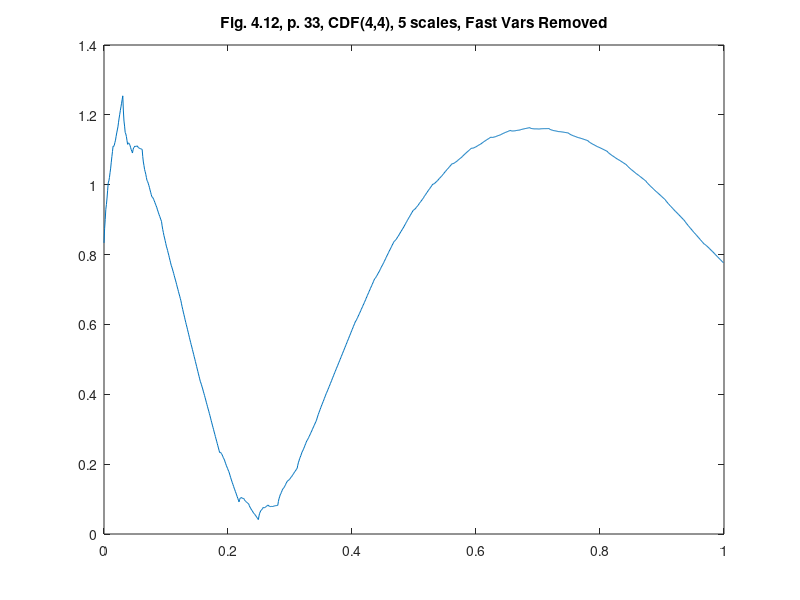

MATLAB code for this plot:
%% ========================================================================
%% Programmatic octave notes on "Ripples in Mathematics" by A. Jensen
%% and A. la Cour-Harbo written with a deep gratitude to the authors for
%% this wonderful text. 
%% 
%% Reconstruction of graphs in Figure 4.12, top, p.33, Ch 04.
%%
%% Author: Vladimir Kulyukin
%% 
%% NB: I have tested this code in Octave 4.
%% =========================================================================
t = (1.0/1024.0)*[0:1023];

y_fig_4_12_p33 = [
0.8334374694168124
0.8746018454451339
0.9000520197714188
0.9297128017534638
0.9436593820334727
0.9618165699692418
0.9841843655607715
1.0054239322312957
1.010949297199784
1.0206852698240323
1.034631850104041
1.0474502014630445
1.0644791604778083
1.080379890571567
1.09515239174432
1.1102272009453338
1.1095878084443116
1.1131590235990496
1.120940846409548
1.127594440299041
1.1384586418442948
1.1481946144685429
1.156802358171786
1.1657124099032892
1.1788330692905538
1.1908254997568126
1.2016897013020662
1.2128562108755803
1.2228944915280895
1.2332350802088594
1.2438779769178898
1.254439870434882
1.2110979812394718
1.1821995670908323
1.1677446279889643
1.1494195714124142
1.1455379898826357
1.1377862908781755
1.126164474399034
1.1155796527718467
1.1194383061914315
1.1194268421363345
1.1155452606065561
1.1127006739287317
1.1059859697762264
1.100308260475675
1.0956675460270786
1.0907489696453454
1.100273868310384
1.105928649500741
1.1077133132164163
1.110534971784046
1.1094865128769946
1.1094750488218974
1.1105005796187546
1.1112482484824753
1.1081257998715153
1.1060403461125092
1.104991887205458
1.1036655663652697
1.1033762403770364
1.1028090524556662
1.1019640026011595
1.1011934056272439
1.0804549230049674
1.0650668192167259
1.0550290942625198
1.0435577396205333
1.0374367638125825
1.0298821583168511
1.0208939231333396
1.0122898278669137
1.009036111434524
1.0043487653143537
0.9982277895064031
0.9924909536155382
0.9853204880368931
0.9785341623753336
0.9721319766308609
0.9656268609058238
0.9644721240148229
0.961883757436041
0.9578617611694794
0.9542239048200033
0.9491524187827469
0.9444650726625763
0.940161866459492
0.9357557302758436
0.9299159644044155
0.9244603384500729
0.9193888524128168
0.9142144363949963
0.9094241602942624
0.9045309542129646
0.8995348181511027
0.8945662620944099
0.8821806799729599
0.8717824839958017
0.8633716741629365
0.8544283458176586
0.8474724036166739
0.8399839429032767
0.8319629636774678
0.8240846723570141
0.818193767180853
0.8117703434922797
0.8048144012912946
0.7980011469956648
0.7906553741876234
0.7834522892849374
0.7763918922876063
0.7692932621812657
0.7641820182192179
0.7585382557447579
0.7523619747578858
0.746328381676369
0.7397622700824407
0.7333388463938675
0.7270581106106497
0.720739141718422
0.713887654313783
0.7071788548144989
0.7006127432205705
0.6940083985176322
0.6875467417200495
0.6810468518134569
0.6745087287978548
0.6679808503129357
0.6590536341444864
0.6507693185707084
0.643127903591602
0.6353142239173396
0.6281434448377492
0.6208004010630029
0.6132850925931009
0.6058159423091501
0.5989896926198712
0.5919911782354363
0.5848203991558458
0.5776957782622066
0.5703988926734118
0.5631481652705683
0.5559435960536762
0.5487266587881341
0.5421526221172641
0.5354063207512381
0.5284877546900564
0.5216153468148258
0.5145706742444398
0.5075721598600049
0.5006198036615216
0.4936550794143883
0.48651809047209954
0.479427259715762
0.47238258714537584
0.4653255465263398
0.4583146640932554
0.45129141361152103
0.444255795081137
0.43722349055940046
0.43248940333009867
0.4271395106332576
0.42117381246887753
0.41537311888221917
0.40895661982802184
0.40270512535154623
0.3966186354527924
0.39048793271069043
0.38374142450104964
0.3771599208691304
0.3707434218149331
0.36428270991738765
0.3579870025975642
0.3516470824343926
0.34526294942787306
0.33889066321702355
0.3319025715386353
0.3250794844379686
0.31842140191502366
0.3117191065487307
0.3051818157601596
0.29860031212824045
0.29197459565297335
0.28536072597337636
0.27891186087150127
0.27241878292627814
0.265881492137707
0.259356048144806
0.25278639130855707
0.24622858126797825
0.23968261802306962
0.23313348043882826
0.23409327076547037
0.23304104992236763
0.2299768179095203
0.22745170266476836
0.22291457625027178
0.21891656660387063
0.215457673725565
0.21185432494462209
0.20623896499393451
0.2011627218113424
0.19662559539684574
0.19194401307971182
0.18780154753067346
0.18351462607899777
0.17908324872468484
0.17469057821282546
0.1682858965312215
0.16242033161771294
0.15709388347229986
0.15162297942424952
0.14669119214429469
0.14161494896170254
0.1363942498764732
0.13121225763369734
0.12656938215901706
0.12178205078169946
0.11685026350174463
0.11195718306424332
0.10691964672410478
0.10192081722641977
0.09696069457118836
0.09199020044877991
0.09891657748213448
0.10265519749684526
0.10320606049291212
0.10461108040779127
0.10282834330402668
0.10189976311907434
0.10182533985293421
0.10152204593018888
0.09803099498879977
0.09539410096622289
0.09361136386245827
0.09159975610208845
0.0904423052605309
0.08905598376236815
0.08744079160760015
0.0858869251604407
0.08114530169463754
0.07725783514764659
0.07422452551946787
0.07096234523468394
0.0685543218687123
0.06591742784613544
0.06305166316695338
0.06024722419537984
0.05829694214261859
0.05611778943325211
0.05370976606728045
0.05136306840891731
0.048787500093949
0.04627325748658922
0.04382034058683798
0.04135099151325775
0.05201667724387391
0.05916284100615088
0.06278948280008889
0.06735917766318686
0.06840935055794578
0.07040257652186471
0.07333885555494371
0.07602244427972157
0.07518651103616038
0.0752936308617592
0.0763438037565181
0.07714128634297585
0.07888182199859367
0.08036966734591036
0.08160482238492592
0.08290768558798592
0.08069102682270685
0.07941742112658784
0.07908686849962887
0.07850362556436874
0.07886343569826873
0.07897055552386754
0.07882498504116525
0.07874712272250739
0.07961231347300964
0.08022481391521072
0.08058462404911068
0.08101214234705509
0.08118697033669839
0.0814295064903861
0.08173975080811832
0.08203185277797381
0.0929290626724718
0.10098464246291683
0.10619859214930917
0.11217395432727034
0.11530768640117871
0.11920283096665593
0.12385938802370214
0.12831192521852544
0.129922832309296
0.13229515189163538
0.13542888396554373
0.13835859617722918
0.1420497208804836
0.1455368257215151
0.14881991070032377
0.15215766263645492
0.15265378446853337
0.1539113187921807
0.15593026560739692
0.15774519256039024
0.16032153200495258
0.162693851587292
0.16486215130740856
0.1670851179848476
0.17006949715385564
0.17284985646064074
0.17542619590520303
0.1780572023070878
0.18048418884674974
0.18296584234373417
0.18550216279804116
0.18802383528528088
0.1968130471830748
0.2039228769572805
0.20935332460789793
0.21523376134231412
0.21943481595314207
0.22408585964776867
0.22918689242619408
0.23416735099301275
0.23746842743624336
0.24121949296327258
0.2454205475741006
0.2495010279733218
0.25403149745634185
0.25844139272775507
0.26273071378756174
0.2670523426099963
0.2696945893088429
0.27278682509148805
0.27632904995793195
0.2797507006127691
0.28362234035140504
0.28737340587843424
0.2910038971938568
0.2946666962719072
0.2987794844337567
0.3027716983839993
0.30664333812263517
0.31054728562389905
0.3143306589135564
0.31814633996584163
0.32199432878075485
0.3258336607567626
0.3320482254859526
0.3376263485170914
0.342568029850179
0.34768024522228885
0.3521560188963479
0.356802326609429
0.36161916836153246
0.36639031565559776
0.37052502125161224
0.3748302608866489
0.3793060345607078
0.3837361137767286
0.3883367270317718
0.3928916458287769
0.39740087016774395
0.4019223382998408
0.4058073647338869
0.40986292520695505
0.41408901971904555
0.41826941977309795
0.42262035386617275
0.4269255935012093
0.4311851386782079
0.4354569276483362
0.43989925065748714
0.4442958792085999
0.44864681330167466
0.45300999118787916
0.4573274746160456
0.461657201837342
0.46599917285176823
0.47033786315171294
0.4744859355173585
0.47868508380456243
0.4829353080133246
0.4871718464701526
0.4914594608485391
0.4957333894749911
0.4999936323495091
0.5042575423102055
0.5085725281924605
0.512873828322781
0.5171614427011675
0.5214527241657325
0.5257303198783632
0.5300115826771724
0.5342965125621604
0.5385804598543681
0.5429154830681344
0.5472368205299664
0.5515444722398641
0.5558557910359404
0.5601534240800825
0.564454724210403
0.5687596914269022
0.5730636760506211
0.5773539749224063
0.5816479408803696
0.5859455739245119
0.5902422243758737
0.5945425419134142
0.5988418768581745
0.6031402292101546
0.6074388448470767
0.6101587865136384
0.6133017325956702
0.6168676830931721
0.6203202898991538
0.6241959011206059
0.6279581686505377
0.6316070924889498
0.6352863866779715
0.6393886852824637
0.6433776401954358
0.6472532514168878
0.6511592329889496
0.6549518708694916
0.6587748791006434
0.6626282576824052
0.666473498553247
0.6707417438395595
0.6748966454343518
0.678938203337624
0.683010131591506
0.6869687161538682
0.69095767106684
0.694976996330422
0.698988183883084
0.7028860277442264
0.7068142419559784
0.7107728265183406
0.7147232733697827
0.7187040905718349
0.7226767700629672
0.7266413118431798
0.7306080341164614
0.7323688903483143
0.7347208066045794
0.7376637828852561
0.7404483851097133
0.7438240473585833
0.7470413355512333
0.7501002496876639
0.7532016000245602
0.7568940103858692
0.7604280466909583
0.7638037089398281
0.7672218073891637
0.7704815317822798
0.7737836923758619
0.7771282891699101
0.7804615152183133
0.7843858012911293
0.7881517133077255
0.7917592512681023
0.7954092254289448
0.798900825533568
0.8024348618386571
0.8060113343442123
0.8095764361041228
0.812983163807814
0.816432327711971
0.8199239278165942
0.8234041571755725
0.8269268227350169
0.8304381175488165
0.8339380416169716
0.8374410124672392
0.8385329536404501
0.8402709282685557
0.8426549363515561
0.8448658402920339
0.847722777687407
0.850406610940257
0.8529173400505848
0.8554744522761077
0.858677597956526
0.8617076394944213
0.8645645768897943
0.8674678974003625
0.8701981137684083
0.8729747132516493
0.8757976958500855
0.8786082501302627
0.8820648378653355
0.8853483214578856
0.888458700907913
0.8916154634731354
0.8945991218958356
0.8976291634337309
0.9007055880868218
0.9037695844216533
0.9066604766139628
0.9095977519214673
0.9125814103441675
0.9155526404486083
0.918570253668245
0.921575438569622
0.9245681951527405
0.9275642818936993
0.9281567422824855
0.9293932524112425
0.9312738122799702
0.9329817995409869
0.9353338365419754
0.9375133009352528
0.9395201927208194
0.9415733251972577
0.9442705074136674
0.9467951170223661
0.9491471540233541
0.9515454317152136
0.9537711367993631
0.9560430825743841
0.9583612690402767
0.9606670653503928
0.9636169114004806
0.9663941848428572
0.968998885677523
0.9716498272030607
0.9741281961208876
0.9766528057295862
0.979223656029157
0.9817821161729507
0.9841680037090345
0.9866001319359895
0.9890785008538165
0.9915444796158669
0.9940566990687891
0.9965565283659344
0.9990439675073035
1.0015347265809067
1.0017264131107397
1.0025341342720167
1.0039578900647372
1.0052165798754524
1.0070913043176122
1.0088009627777665
1.0103455552559162
1.0119343770306415
1.0141392334368113
1.016179023860976
1.0180537483031353
1.0199727020418707
1.0217265897986016
1.0235247068519082
1.025367053201791
1.027197548347374
1.0296440781244018
1.0319255419194244
1.0340419397324419
1.036202566842035
1.0381981279696237
1.040237918393788
1.0423219381145286
1.0443941066309694
1.046301209165406
1.0482525409964185
1.0502481021240069
1.0522318120472958
1.0542597512671612
1.0562758392827272
1.0582800760939937
1.0602874884258813
1.0601376766634982
1.060565891355068
1.0615721325005907
1.0624234919245723
1.0638528778025076
1.0651273819589018
1.0662470043937557
1.0674081272608185
1.0691472765818346
1.0707315441813101
1.072160930059245
1.0736318163693888
1.0749478209579926
1.0763053259788051
1.077704331431827
1.0790922168775525
1.0810581287772316
1.0828691589553696
1.0845253074119676
1.0862229563007741
1.087765723468041
1.0893499910675162
1.0909757590992006
1.092590407123589
1.0940501734264372
1.095551440161494
1.0970942073287604
1.0986258544887304
1.10019900208091
1.1017610296657936
1.1033119372433808
1.1048658244179426
1.1044120040411483
1.1044961472813772
1.1051182541386306
1.1055962140791447
1.106612137636683
1.1074839142774824
1.1082115440015428
1.1089777977755346
1.110282015166551
1.1114420856408278
1.112458009198366
1.1135125568058355
1.1144229574965667
1.1153719822372292
1.1163596310278232
1.1173369305354295
1.1188521936600606
1.1202233098679524
1.1214502791591052
1.1227158725001893
1.1238373189245352
1.124997389398812
1.1261960839230207
1.1273844291642412
1.128428627488724
1.129511449863138
1.1306328962874836
1.1317439934288416
1.1328937146201312
1.1340330865284327
1.1351621091537472
1.1362939048610796
1.1355614035234214
1.13532843907342
1.1355950115110758
1.1357277334430942
1.13635999226277
1.1368584005768083
1.1372229583852096
1.1376233813285026
1.1385233411594533
1.1392894504847664
1.1399217093044423
1.1405898332590096
1.1411241067079405
1.1416942452917627
1.1423002490104772
1.1428966426952607
1.143992573267702
1.1449546533345059
1.1457828828956722
1.1466469775917303
1.1473772217821516
1.1481433311074647
1.1489453055676697
1.149737669993944
1.150396183914581
1.15109056297011
1.1518208071605311
1.152541441317021
1.1532979406084038
1.1540448298658552
1.1547821090893762
1.1555219633137275
1.1545292091460937
1.1540007059978914
1.1539364538691212
1.1537478060546085
1.1540234092595285
1.154174616778706
1.1542014286121414
1.154261572169113
1.1547859667455174
1.1551859656361794
1.155461568841099
1.155770503769555
1.1559550430122691
1.1561729139785195
1.1564241166683067
1.1566663881496895
1.1573729106505053
1.1579550374655785
1.1584127685949095
1.1589038314477764
1.1592704986149023
1.159670497505564
1.1601038281197624
1.1605282275255566
1.160828231245609
1.161161566689198
1.161528233856323
1.161885969815044
1.1622770374973024
1.1626591739711563
1.1630323792366062
1.1634079776121353
1.1621694654869659
1.161363452966953
1.160989940052097
1.1605005392173124
1.160443637987685
1.1602708488381286
1.1599821717686438
1.159724546773716
1.159899421383946
1.1599584080742467
1.1599015068446192
1.1598756576895488
1.15973392061455
1.1596232356141083
1.1595436026882244
1.1594556493840389
1.1598001956850115
1.1600288540660548
1.1601416245271696
1.1602854470628416
1.160313381678585
1.1603723683688858
1.1604624071337442
1.160544125520301
1.1605099559869303
1.1605068385281163
1.16053477314386
1.1605543873813025
1.1606050536933024
1.1606473996270013
1.1606814251823994
1.1607176801764434
1.1592457531092075
1.1581779422073306
1.1575142474708127
1.156742270134138
1.1563744089628236
1.1558982651913523
1.1553138388197246
1.154758426683363
1.1546071307123613
1.1543475521412028
1.1539796909698878
1.1536408440338388
1.153193714497634
1.152775599196695
1.1523864981310226
1.151989622724441
1.15199686348322
1.1518958216418418
1.1516864972003074
1.1515061869940386
1.1512175941876142
1.1509580156164554
1.1507274512805632
1.150489112603762
1.1501424913268052
1.1498248842851144
1.1495362914786895
1.149239924331356
1.148972571419289
1.148697444166313
1.1484145425724286
1.1481337241069123
1.1464397645709277
1.1451244550435662
1.1441877955248279
1.1431496770420646
1.1424902085679252
1.1417292811297608
1.1408668947275717
1.1400316941728577
1.139575143626768
1.139017134116653
1.1383576656425134
1.137725383015849
1.1369916414251602
1.1362850856819464
1.135605715786208
1.1349190614645928
1.1346110571516017
1.1342015938745857
1.1336906716335449
1.133206935239979
1.132621739882389
1.132063730372274
1.1315329067096345
1.1309947986211182
1.1303552315685776
1.129742850363512
1.129157655005922
1.128565175222455
1.1279998812864636
1.1274273029245954
1.126847440136851
1.1262695292051368
1.1243648864128666
1.122815740351205
1.121622091020152
1.1203331866272204
1.1193997789648982
1.1183711162406968
1.117247198454617
1.1161488041854426
1.1154059066468776
1.1145677540464334
1.1136343463841107
1.1127264622386932
1.1117233230313976
1.110745707341007
1.109793615167522
1.1088346839882939
1.1082312495396753
1.1075325600291777
1.1067386154568015
1.1059701944013307
1.1051065182839812
1.1042683656835368
1.1034557365999982
1.1026362685107167
1.101721545359557
1.1008323457253022
1.0999686696079531
1.0990981544848606
1.098253162878674
1.0974013322667442
1.0965426626490717
1.0956858255374646
1.0935826678732596
1.0918134607946335
1.0903782043015862
1.0888534660188212
1.0876626783216357
1.0863824088347318
1.0850126575581103
1.0836668828547806
1.082655058737031
1.0815537528295627
1.0803629651323772
1.0791961540084831
1.077939861094872
1.0767075447545524
1.0754992049875252
1.0742844407170469
1.0734036270321485
1.0724333315575318
1.0713735542931977
1.0703377536021552
1.0692124711213955
1.0681111652139275
1.0670338358797515
1.0659500820421248
1.0647768464147804
1.063627587360728
1.0625023048799678
1.0613705978957562
1.0602628674848376
1.0591487125704677
1.0580281331526469
1.0569092751753375
1.0546214884468608
1.052646915233269
1.0509855555345617
1.0492402705274824
1.0478081990352885
1.046292202234722
1.0446922801257843
1.0431148457354487
1.0418506248599986
1.0405024786761763
1.0390704071839822
1.0376608234103903
1.0361673143284276
1.034696292965067
1.033247759320309
1.0317932001095118
1.0306518544136
1.0294265834093161
1.0281173870966605
1.0268306785026071
1.0254600446001823
1.02411189841636
1.0227862399511407
1.021454555919882
1.0200389465802513
1.0186458249592232
1.0172751910567983
1.0158985315883338
1.0145443598384727
1.0131841625225717
1.0118179396406317
1.0104533313042454
1.007997549329575
1.0058341464500846
1.0039631226657748
1.0020137561390274
1.0003567687074613
0.9986214385334572
0.996807765617016
0.9950150845751433
0.993514782628452
0.991936137939323
0.9902791505077565
0.9886431549507587
0.9869288166513239
0.9852354702264576
0.9835631156761606
0.9818851363700248
0.9804995361590705
0.9790355932056785
0.9774933075098489
0.9759720136885882
0.9743723771248903
0.9727937324357611
0.971236079621201
0.9696728020508021
0.9680311817379665
0.9664105532996995
0.9648109167360015
0.963205655416465
0.9616213859714976
0.9600314917706916
0.9584359728140472
0.9568419610061873
0.9542387960148409
0.9519060328040485
0.9498436713738112
0.9477088560048418
0.9458444424164275
0.9439075748892812
0.9418982534234036
0.9399083459318972
0.9381888402209464
0.9363968805712636
0.9345324669828492
0.9326874673688061
0.930770013816032
0.928871974237629
0.9269933486335977
0.9251095210708112
0.9234960952885807
0.9218102155676178
0.9200518819079236
0.9183129622226007
0.9165015885985465
0.9147096289488634
0.9129370832735523
0.9111593356394861
0.9093091340666886
0.9074783464682624
0.9056669728442082
0.9038503972613987
0.9020532356529612
0.9002508720857688
0.8984433065598216
0.8966371348945218
0.8939161729009624
0.8914403282371035
0.8892096009029464
0.8869131945782445
0.8848619055832438
0.8827449375976988
0.8805622906216093
0.8783972422779958
0.8764773112640838
0.8744917012596273
0.8724404122646267
0.8704067219021017
0.8683073525490326
0.8662255818284393
0.8641614097403223
0.8620925221128451
0.86026875181507
0.8583793025267501
0.8564241742478859
0.8544866446014974
0.8524834359645652
0.8504978259601084
0.8485298145881279
0.8465570876767875
0.8445186817749031
0.8424978745054946
0.8404946658685623
0.8384867416922698
0.8364964161484535
0.834501375065277
0.832501618442741
0.8305031253451679
0.8296027895011143
0.8284082033078175
0.8269193667652781
0.8255093743661908
0.823805131617861
0.8221797330129831
0.8206331785515575
0.8190654978655656
0.8172035668303315
0.8154204799385494
0.8137162371902193
0.8119908682173234
0.8103443433878799
0.80867669233387
0.8069879150552943
0.80530479853153
0.8033274316585236
0.801428908928969
0.7996092303428666
0.797768425532198
0.796006464864982
0.7942233779731998
0.7924191648568517
0.7906206124953149
0.7889009042772308
0.7871600698345804
0.7853981091673641
0.7836418092549592
0.7818643831179888
0.7800926177358295
0.7783265131084821
0.7765588916864541
];

figure;
plot(t, y_fig_4_12_p33);
xlim([0 1]);
title('Fig. 4.12, p. 33, CDF(4,4), 5 scales, Fast Vars Removed');
